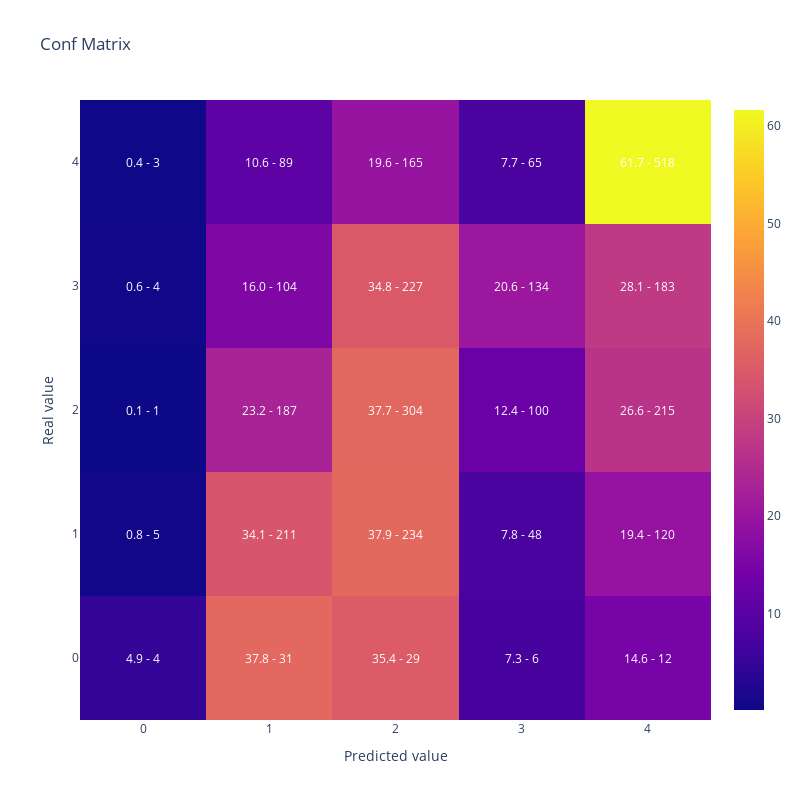

Notebook source saved alongside this figure:
### Code cell
#Vamos a replicar el resultado de la optimizacion reentrenando el modelo con el mejor conjunto de hiperparametros
#Generamos parametros incluyendo los fijos y la mejor solución que encontro optuna
lgb_params =  {      
                        'objective': 'multiclass',
                        'verbosity':-1,
                        'num_class': len(y_train.unique())} | study.best_params

lgb_train_dataset = lgb.Dataset(data=X_train,
                                label=y_train)


#Entreno
lgb_model = lgb.train(lgb_params,
                    lgb_train_dataset)

#Muestro matriz de confusion y kappa
display(plot_confusion_matrix(y_test,lgb_model.predict(X_test).argmax(axis=1)))

cohen_kappa_score(y_test,lgb_model.predict(X_test).argmax(axis=1),
                             weights = 'quadratic')

### Figure 1 — Plotly figure (JSON) as saved in the notebook; plotly's stock layout.template omitted (floating-point values rounded to 4 significant figures)
{"data": [{"type": "heatmap", "x": [0, 1, 2, 3, 4], "y": [0, 1, 2, 3, 4], "z": [[4.878, 37.8, 35.37, 7.317, 14.63], [0.8091, 34.14, 37.86, 7.767, 19.42], [0.1239, 23.17, 37.67, 12.39, 26.64], [0.6135, 15.95, 34.82, 20.55, 28.07], [0.3571, 10.6, 19.64, 7.738, 61.67]]}], "layout": {"annotations": [{"font": {"color": "white"}, "showarrow": false, "text": "4.9 - 4", "x": 0, "xref": "x", "y": 0, "yref": "y"}, {"font": {"color": "white"}, "showarrow": false, "text": "37.8 - 31", "x": 1, "xref": "x", "y": 0, "yref": "y"}, {"font": {"color": "white"}, "showarrow": false, "text": "35.4 - 29", "x": 2, "xref": "x", "y": 0, "yref": "y"}, {"font": {"color": "white"}, "showarrow": false, "text": "7.3 - 6", "x": 3, "xref": "x", "y": 0, "yref": "y"}, {"font": {"color": "white"}, "showarrow": false, "text": "14.6 - 12", "x": 4, "xref": "x", "y": 0, "yref": "y"}, {"font": {"color": "white"}, "showarrow": false, "text": "0.8 - 5", "x": 0, "xref": "x", "y": 1, "yref": "y"}, {"font": {"color": "white"}, "showarrow": false, "text": "34.1 - 211", "x": 1, "xref": "x", "y": 1, "yref": "y"}, {"font": {"color": "white"}, "showarrow": false, "text": "37.9 - 234", "x": 2, "xref": "x", "y": 1, "yref": "y"}, {"font": {"color": "white"}, "showarrow": false, "text": "7.8 - 48", "x": 3, "xref": "x", "y": 1, "yref": "y"}, {"font": {"color": "white"}, "showarrow": false, "text": "19.4 - 120", "x": 4, "xref": "x", "y": 1, "yref": "y"}, {"font": {"color": "white"}, "showarrow": false, "text": "0.1 - 1", "x": 0, "xref": "x", "y": 2, "yref": "y"}, {"font": {"color": "white"}, "showarrow": false, "text": "23.2 - 187", "x": 1, "xref": "x", "y": 2, "yref": "y"}, {"font": {"color": "white"}, "showarrow": false, "text": "37.7 - 304", "x": 2, "xref": "x", "y": 2, "yref": "y"}, {"font": {"color": "white"}, "showarrow": false, "text": "12.4 - 100", "x": 3, "xref": "x", "y": 2, "yref": "y"}, {"font": {"color": "white"}, "showarrow": false, "text": "26.6 - 215", "x": 4, "xref": "x", "y": 2, "yref": "y"}, {"font": {"color": "white"}, "showarrow": false, "text": "0.6 - 4", "x": 0, "xref": "x", "y": 3, "yref": "y"}, {"font": {"color": "white"}, "showarrow": false, "text": "16.0 - 104", "x": 1, "xref": "x", "y": 3, "yref": "y"}, {"font": {"color": "white"}, "showarrow": false, "text": "34.8 - 227", "x": 2, "xref": "x", "y": 3, "yref": "y"}, {"font": {"color": "white"}, "showarrow": false, "text": "20.6 - 134", "x": 3, "xref": "x", "y": 3, "yref": "y"}, {"font": {"color": "white"}, "showarrow": false, "text": "28.1 - 183", "x": 4, "xref": "x", "y": 3, "yref": "y"}, {"font": {"color": "white"}, "showarrow": false, "text": "0.4 - 3", "x": 0, "xref": "x", "y": 4, "yref": "y"}, {"font": {"color": "white"}, "showarrow": false, "text": "10.6 - 89", "x": 1, "xref": "x", "y": 4, "yref": "y"}, {"font": {"color": "white"}, "showarrow": false, "text": "19.6 - 165", "x": 2, "xref": "x", "y": 4, "yref": "y"}, {"font": {"color": "white"}, "showarrow": false, "text": "7.7 - 65", "x": 3, "xref": "x", "y": 4, "yref": "y"}, {"font": {"color": "white"}, "showarrow": false, "text": "61.7 - 518", "x": 4, "xref": "x", "y": 4, "yref": "y"}], "height": 800, "title": {"text": "Conf Matrix"}, "width": 800, "xaxis": {"title": {"text": "Predicted value"}}, "yaxis": {"title": {"text": "Real value"}}}}
